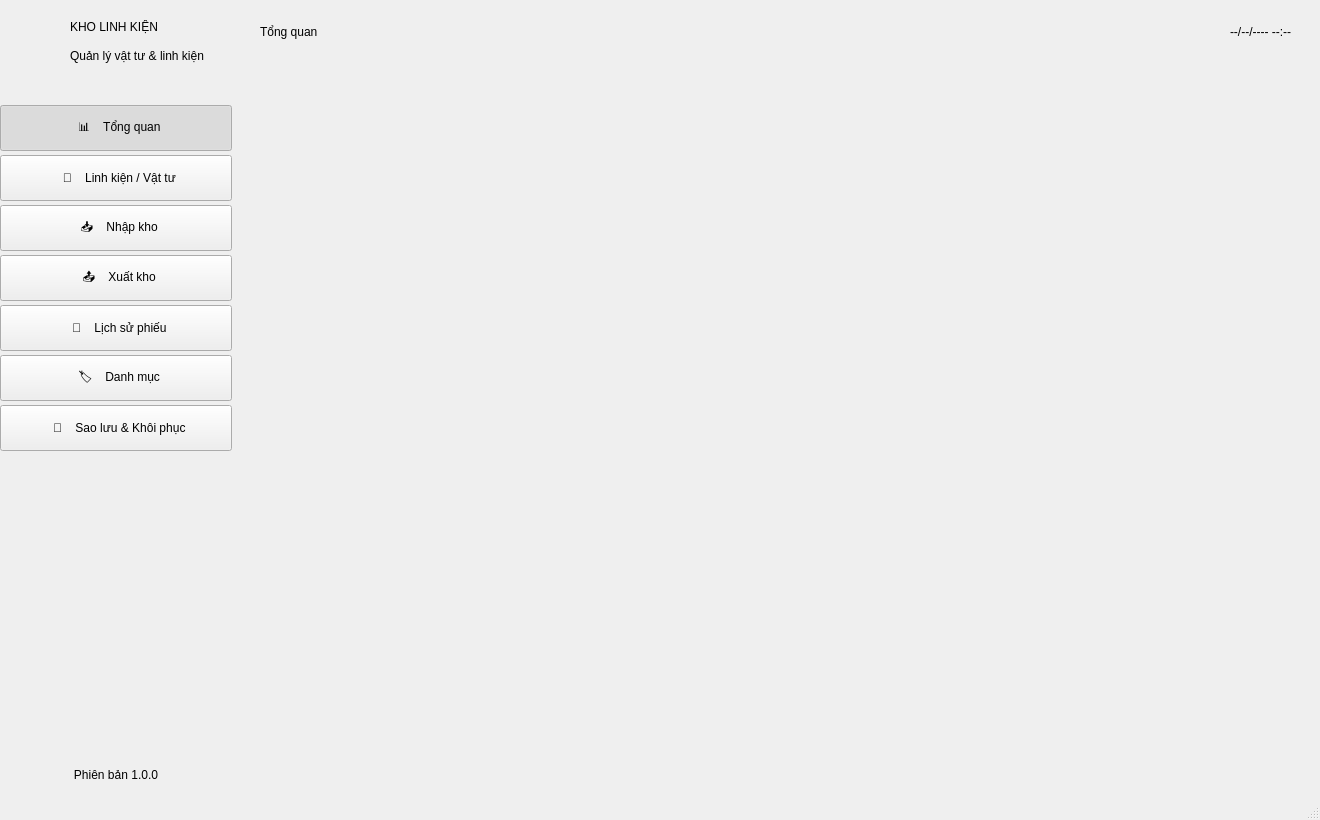
<?xml version="1.0" encoding="UTF-8"?>
<ui version="4.0">
 <class>MainWindow</class>
 <widget class="QMainWindow" name="MainWindow">
  <property name="geometry"><rect><x>0</x><y>0</y><width>1320</width><height>820</height></rect></property>
  <property name="minimumSize"><size><width>1100</width><height>680</height></size></property>
  <property name="windowTitle"><string>Phần mềm Quản lý Kho Linh kiện</string></property>
  <widget class="QWidget" name="centralwidget">
   <layout class="QHBoxLayout" name="rootLayout">
    <property name="spacing"><number>0</number></property>
    <property name="leftMargin"><number>0</number></property>
    <property name="topMargin"><number>0</number></property>
    <property name="rightMargin"><number>0</number></property>
    <property name="bottomMargin"><number>0</number></property>
    <item>
     <widget class="QFrame" name="sidebarFrame">
      <property name="minimumSize"><size><width>232</width><height>0</height></size></property>
      <property name="maximumSize"><size><width>232</width><height>16777215</height></size></property>
      <layout class="QVBoxLayout" name="sidebarLayout">
       <property name="spacing"><number>4</number></property>
       <property name="leftMargin"><number>0</number></property>
       <property name="topMargin"><number>0</number></property>
       <property name="rightMargin"><number>0</number></property>
       <property name="bottomMargin"><number>16</number></property>
       <item>
        <widget class="QFrame" name="logoFrame">
         <property name="minimumSize"><size><width>0</width><height>84</height></size></property>
         <layout class="QHBoxLayout" name="logoLayout">
          <property name="leftMargin"><number>20</number></property>
          <property name="topMargin"><number>14</number></property>
          <property name="rightMargin"><number>16</number></property>
          <property name="bottomMargin"><number>14</number></property>
          <property name="spacing"><number>10</number></property>
          <item alignment="Qt::AlignLeft|Qt::AlignVCenter">
           <widget class="QLabel" name="lblLogoIcon">
            <property name="minimumSize"><size><width>40</width><height>40</height></size></property>
            <property name="maximumSize"><size><width>40</width><height>40</height></size></property>
            <property name="text"><string/></property>
            <property name="alignment"><set>Qt::AlignCenter</set></property>
           </widget>
          </item>
          <item>
           <layout class="QVBoxLayout" name="logoTextLayout">
            <property name="spacing"><number>2</number></property>
            <item alignment="Qt::AlignLeft|Qt::AlignVCenter">
             <widget class="QLabel" name="lblAppTitle">
              <property name="text"><string>KHO LINH KIỆN</string></property>
              <property name="alignment"><set>Qt::AlignLeft|Qt::AlignVCenter</set></property>
             </widget>
            </item>
            <item alignment="Qt::AlignLeft|Qt::AlignVCenter">
             <widget class="QLabel" name="lblAppSubtitle">
              <property name="text"><string>Quản lý vật tư &amp; linh kiện</string></property>
              <property name="alignment"><set>Qt::AlignLeft|Qt::AlignVCenter</set></property>
             </widget>
            </item>
           </layout>
          </item>
          <item>
           <spacer name="logoRightSpacer">
            <property name="orientation"><enum>Qt::Horizontal</enum></property>
            <property name="sizeHint"><size><width>10</width><height>10</height></size></property>
           </spacer>
          </item>
         </layout>
        </widget>
       </item>
       <item>
        <widget class="QFrame" name="navSeparator">
         <property name="minimumSize"><size><width>0</width><height>1</height></size></property>
         <property name="maximumSize"><size><width>16777215</width><height>1</height></size></property>
        </widget>
       </item>
       <item>
        <spacer name="topSpacer1">
         <property name="orientation"><enum>Qt::Vertical</enum></property>
         <property name="sizeType"><enum>QSizePolicy::Fixed</enum></property>
         <property name="sizeHint"><size><width>20</width><height>12</height></size></property>
        </spacer>
       </item>
       <item>
        <widget class="QPushButton" name="btnNavDashboard">
         <property name="minimumSize"><size><width>0</width><height>46</height></size></property>
         <property name="cursor"><cursorShape>PointingHandCursor</cursorShape></property>
         <property name="text"><string>  📊    Tổng quan</string></property>
         <property name="checkable"><bool>true</bool></property>
         <property name="checked"><bool>true</bool></property>
        </widget>
       </item>
       <item>
        <widget class="QPushButton" name="btnNavComponents">
         <property name="minimumSize"><size><width>0</width><height>46</height></size></property>
         <property name="cursor"><cursorShape>PointingHandCursor</cursorShape></property>
         <property name="text"><string>  🧩    Linh kiện / Vật tư</string></property>
         <property name="checkable"><bool>true</bool></property>
        </widget>
       </item>
       <item>
        <widget class="QPushButton" name="btnNavStockIn">
         <property name="minimumSize"><size><width>0</width><height>46</height></size></property>
         <property name="cursor"><cursorShape>PointingHandCursor</cursorShape></property>
         <property name="text"><string>  📥    Nhập kho</string></property>
         <property name="checkable"><bool>true</bool></property>
        </widget>
       </item>
       <item>
        <widget class="QPushButton" name="btnNavStockOut">
         <property name="minimumSize"><size><width>0</width><height>46</height></size></property>
         <property name="cursor"><cursorShape>PointingHandCursor</cursorShape></property>
         <property name="text"><string>  📤    Xuất kho</string></property>
         <property name="checkable"><bool>true</bool></property>
        </widget>
       </item>
       <item>
        <widget class="QPushButton" name="btnNavReceipts">
         <property name="minimumSize"><size><width>0</width><height>46</height></size></property>
         <property name="cursor"><cursorShape>PointingHandCursor</cursorShape></property>
         <property name="text"><string>  🧾    Lịch sử phiếu</string></property>
         <property name="checkable"><bool>true</bool></property>
        </widget>
       </item>
       <item>
        <widget class="QPushButton" name="btnNavCategories">
         <property name="minimumSize"><size><width>0</width><height>46</height></size></property>
         <property name="cursor"><cursorShape>PointingHandCursor</cursorShape></property>
         <property name="text"><string>  🏷️    Danh mục</string></property>
         <property name="checkable"><bool>true</bool></property>
        </widget>
       </item>
       <item>
        <widget class="QPushButton" name="btnNavBackup">
         <property name="minimumSize"><size><width>0</width><height>46</height></size></property>
         <property name="cursor"><cursorShape>PointingHandCursor</cursorShape></property>
         <property name="text"><string>  💾    Sao lưu &amp;&amp; Khôi phục</string></property>
         <property name="checkable"><bool>true</bool></property>
        </widget>
       </item>
       <item>
        <spacer name="sidebarSpacer">
         <property name="orientation"><enum>Qt::Vertical</enum></property>
         <property name="sizeHint"><size><width>20</width><height>40</height></size></property>
        </spacer>
       </item>
       <item>
        <widget class="QLabel" name="lblVersion">
         <property name="text"><string>Phiên bản 1.0.0</string></property>
         <property name="alignment"><set>Qt::AlignCenter</set></property>
        </widget>
       </item>
      </layout>
     </widget>
    </item>
    <item>
     <widget class="QFrame" name="contentFrame">
      <layout class="QVBoxLayout" name="contentLayout">
       <property name="spacing"><number>0</number></property>
       <property name="leftMargin"><number>0</number></property>
       <property name="topMargin"><number>0</number></property>
       <property name="rightMargin"><number>0</number></property>
       <property name="bottomMargin"><number>0</number></property>
       <item>
        <widget class="QFrame" name="topBarFrame">
         <property name="minimumSize"><size><width>0</width><height>64</height></size></property>
         <property name="maximumSize"><size><width>16777215</width><height>64</height></size></property>
         <layout class="QHBoxLayout" name="topBarLayout">
          <property name="leftMargin"><number>28</number></property>
          <property name="rightMargin"><number>28</number></property>
          <item>
           <widget class="QLabel" name="lblPageTitle">
            <property name="text"><string>Tổng quan</string></property>
           </widget>
          </item>
          <item>
           <spacer name="topBarSpacer">
            <property name="orientation"><enum>Qt::Horizontal</enum></property>
            <property name="sizeHint"><size><width>40</width><height>20</height></size></property>
           </spacer>
          </item>
          <item>
           <widget class="QLabel" name="lblDateTime">
            <property name="text"><string>--/--/---- --:--</string></property>
           </widget>
          </item>
         </layout>
        </widget>
       </item>
       <item>
        <widget class="QFrame" name="topBarSeparator">
         <property name="minimumSize"><size><width>0</width><height>1</height></size></property>
         <property name="maximumSize"><size><width>16777215</width><height>1</height></size></property>
        </widget>
       </item>
       <item>
        <widget class="QStackedWidget" name="stackedWidget">
         <property name="currentIndex"><number>0</number></property>
        </widget>
       </item>
      </layout>
     </widget>
    </item>
   </layout>
  </widget>
  <widget class="QStatusBar" name="statusbar"/>
 </widget>
 <resources/>
 <connections/>
</ui>
